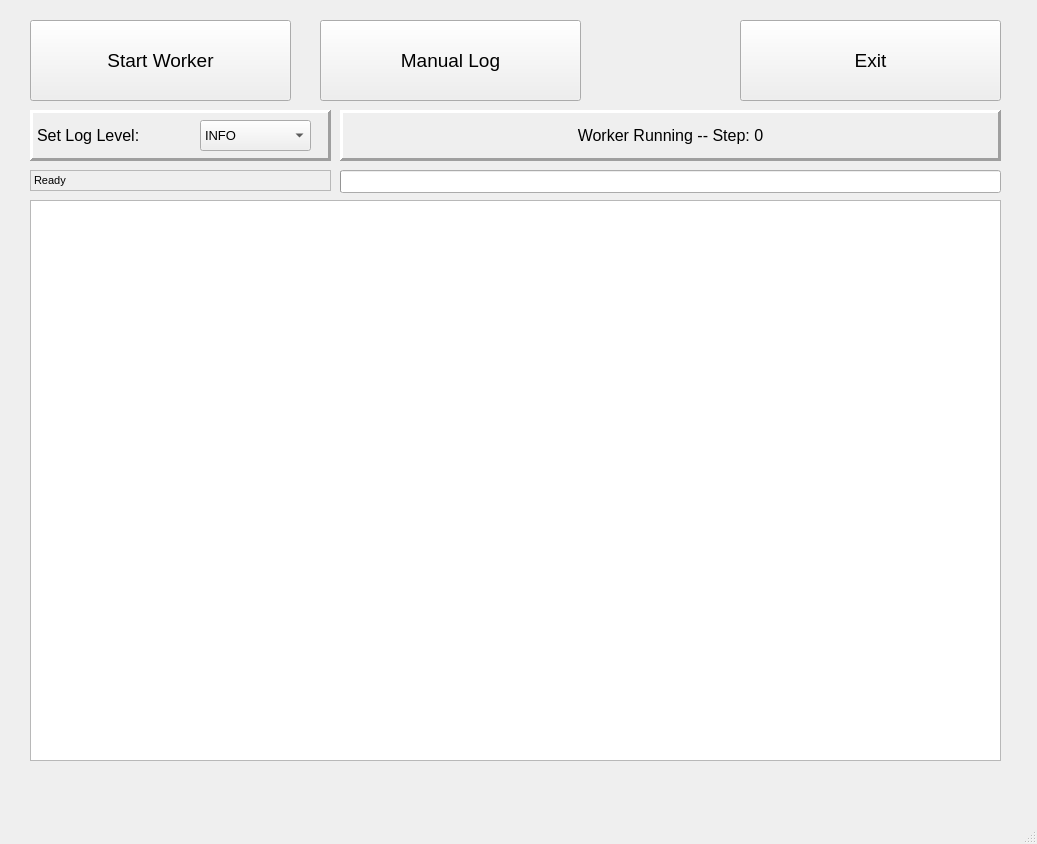
<?xml version="1.0" encoding="UTF-8"?>
<ui version="4.0">
 <class>My_Main_Window</class>
 <widget class="QMainWindow" name="My_Main_Window">
  <property name="enabled">
   <bool>true</bool>
  </property>
  <property name="geometry">
   <rect>
    <x>0</x>
    <y>0</y>
    <width>1037</width>
    <height>844</height>
   </rect>
  </property>
  <property name="windowTitle">
   <string>Logging Example</string>
  </property>
  <widget class="QWidget" name="centralwidget">
   <widget class="QPushButton" name="work_button">
    <property name="geometry">
     <rect>
      <x>30</x>
      <y>20</y>
      <width>261</width>
      <height>81</height>
     </rect>
    </property>
    <property name="font">
     <font>
      <family>Arial</family>
      <pointsize>14</pointsize>
     </font>
    </property>
    <property name="text">
     <string>Start Worker</string>
    </property>
   </widget>
   <widget class="QPushButton" name="log_button">
    <property name="geometry">
     <rect>
      <x>320</x>
      <y>20</y>
      <width>261</width>
      <height>81</height>
     </rect>
    </property>
    <property name="font">
     <font>
      <family>Arial</family>
      <pointsize>14</pointsize>
     </font>
    </property>
    <property name="text">
     <string>Manual Log</string>
    </property>
   </widget>
   <widget class="QPushButton" name="exit_button">
    <property name="geometry">
     <rect>
      <x>740</x>
      <y>20</y>
      <width>261</width>
      <height>81</height>
     </rect>
    </property>
    <property name="font">
     <font>
      <family>Arial</family>
      <pointsize>14</pointsize>
     </font>
    </property>
    <property name="text">
     <string>Exit</string>
    </property>
   </widget>
   <widget class="QLabel" name="worker_label">
    <property name="geometry">
     <rect>
      <x>340</x>
      <y>110</y>
      <width>661</width>
      <height>51</height>
     </rect>
    </property>
    <property name="font">
     <font>
      <family>Arial</family>
      <pointsize>12</pointsize>
     </font>
    </property>
    <property name="accessibleName">
     <string>Worker Status</string>
    </property>
    <property name="layoutDirection">
     <enum>Qt::LeftToRight</enum>
    </property>
    <property name="autoFillBackground">
     <bool>false</bool>
    </property>
    <property name="styleSheet">
     <string notr="true"/>
    </property>
    <property name="frameShape">
     <enum>QFrame::Panel</enum>
    </property>
    <property name="frameShadow">
     <enum>QFrame::Raised</enum>
    </property>
    <property name="lineWidth">
     <number>3</number>
    </property>
    <property name="text">
     <string>Worker Running -- Step: 0</string>
    </property>
    <property name="alignment">
     <set>Qt::AlignCenter</set>
    </property>
   </widget>
   <widget class="QPlainTextEdit" name="log_text">
    <property name="geometry">
     <rect>
      <x>30</x>
      <y>200</y>
      <width>971</width>
      <height>561</height>
     </rect>
    </property>
    <property name="font">
     <font>
      <family>8514oem</family>
     </font>
    </property>
    <property name="plainText">
     <string/>
    </property>
   </widget>
   <widget class="QLabel" name="worker_label_2">
    <property name="geometry">
     <rect>
      <x>30</x>
      <y>110</y>
      <width>301</width>
      <height>51</height>
     </rect>
    </property>
    <property name="font">
     <font>
      <family>Arial</family>
      <pointsize>12</pointsize>
     </font>
    </property>
    <property name="accessibleName">
     <string>Worker Status</string>
    </property>
    <property name="layoutDirection">
     <enum>Qt::LeftToRight</enum>
    </property>
    <property name="autoFillBackground">
     <bool>false</bool>
    </property>
    <property name="styleSheet">
     <string notr="true"/>
    </property>
    <property name="frameShape">
     <enum>QFrame::Panel</enum>
    </property>
    <property name="frameShadow">
     <enum>QFrame::Raised</enum>
    </property>
    <property name="lineWidth">
     <number>3</number>
    </property>
    <property name="text">
     <string>Set Log Level:</string>
    </property>
    <property name="alignment">
     <set>Qt::AlignLeading|Qt::AlignLeft|Qt::AlignVCenter</set>
    </property>
   </widget>
   <widget class="QComboBox" name="logging_level_select">
    <property name="geometry">
     <rect>
      <x>200</x>
      <y>120</y>
      <width>111</width>
      <height>31</height>
     </rect>
    </property>
    <property name="font">
     <font>
      <pointsize>10</pointsize>
     </font>
    </property>
    <property name="currentIndex">
     <number>3</number>
    </property>
    <item>
     <property name="text">
      <string>CRITICAL</string>
     </property>
    </item>
    <item>
     <property name="text">
      <string>ERROR</string>
     </property>
    </item>
    <item>
     <property name="text">
      <string>WARNING</string>
     </property>
    </item>
    <item>
     <property name="text">
      <string>INFO</string>
     </property>
    </item>
    <item>
     <property name="text">
      <string>DEBUG</string>
     </property>
    </item>
   </widget>
   <widget class="QLabel" name="case_currently_loading">
    <property name="geometry">
     <rect>
      <x>30</x>
      <y>170</y>
      <width>301</width>
      <height>21</height>
     </rect>
    </property>
    <property name="sizePolicy">
     <sizepolicy hsizetype="Fixed" vsizetype="Fixed">
      <horstretch>0</horstretch>
      <verstretch>0</verstretch>
     </sizepolicy>
    </property>
    <property name="font">
     <font>
      <family>Arial</family>
      <pointsize>8</pointsize>
     </font>
    </property>
    <property name="accessibleName">
     <string>Worker Status</string>
    </property>
    <property name="layoutDirection">
     <enum>Qt::LeftToRight</enum>
    </property>
    <property name="autoFillBackground">
     <bool>false</bool>
    </property>
    <property name="styleSheet">
     <string notr="true"/>
    </property>
    <property name="frameShape">
     <enum>QFrame::StyledPanel</enum>
    </property>
    <property name="frameShadow">
     <enum>QFrame::Plain</enum>
    </property>
    <property name="lineWidth">
     <number>0</number>
    </property>
    <property name="text">
     <string>Ready</string>
    </property>
    <property name="alignment">
     <set>Qt::AlignLeading|Qt::AlignLeft|Qt::AlignVCenter</set>
    </property>
   </widget>
   <widget class="QProgressBar" name="load_progress_bar">
    <property name="geometry">
     <rect>
      <x>340</x>
      <y>170</y>
      <width>661</width>
      <height>23</height>
     </rect>
    </property>
    <property name="value">
     <number>0</number>
    </property>
    <property name="textVisible">
     <bool>false</bool>
    </property>
    <property name="orientation">
     <enum>Qt::Horizontal</enum>
    </property>
    <property name="invertedAppearance">
     <bool>false</bool>
    </property>
   </widget>
  </widget>
  <widget class="QMenuBar" name="menubar">
   <property name="geometry">
    <rect>
     <x>0</x>
     <y>0</y>
     <width>1037</width>
     <height>31</height>
    </rect>
   </property>
  </widget>
  <widget class="QStatusBar" name="statusbar"/>
 </widget>
 <resources/>
 <connections/>
</ui>
